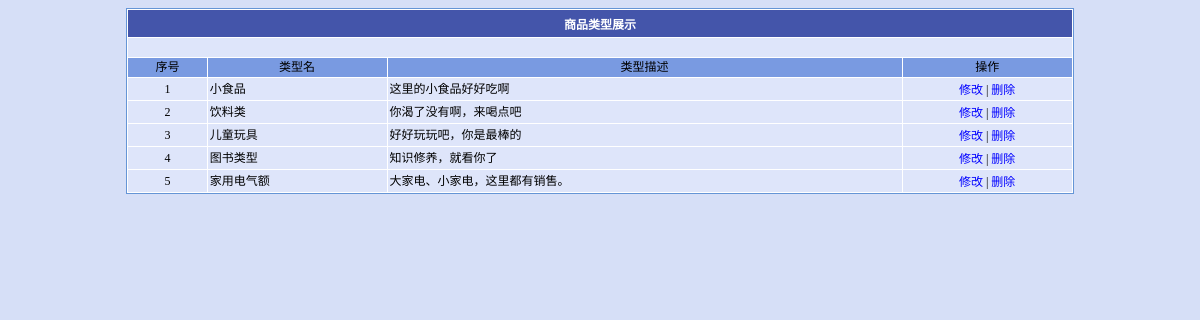
The app's page /show_goods_type.php (signed in) with its own data.
### tables this page shows
CREATE TABLE IF NOT EXISTS `goods_type` (
  `type_id` int(11) NOT NULL AUTO_INCREMENT,
  `type_name` varchar(20) NOT NULL,
  `type_desc` varchar(200) DEFAULT "暂无描述信息",
  PRIMARY KEY (`type_id`),
  UNIQUE KEY `type_name` (`type_name`)
);

### pagination.php (called while the page is built, shortened)
<?php
	$_numPerPage = 10;
	$_startPoint = 0;
	$_num = 1;
?>

### show_goods_type.php (the view, shortened to what this page needs)
<!DOCTYPE html PUBLIC "-//W3C//DTD XHTML 1.0 Transitional//EN" "http://www.w3.org/TR/xhtml1/DTD/xhtml1-transitional.dtd">
<html xmlns="http://www.w3.org/1999/xhtml" xml:lang="en">
<head>
	<link rel="stylesheet" href="style/css.css" type="text/css" />
</head>
<body>
<?php
	include_once( "pagination.php");
	$sQuery = "SELECT * FROM goods_type LIMIT " .$_startPoint.",".$_numPerPage."";
	$goods_typeList = mysql_query($sQuery);
?>
	<table width="80%" border="0" align="center" cellpadding="2" cellspacing="1" bordercolor="#799AE1" class="tableBorder">
		<tr>
			<th colspan="4" style="height: 23px">
				商品类型展示
			</th>
		</tr>
		<tr bgcolor="#DEE5FA">
			<td colspan="4" align="center" class="txlrow">&nbsp;</td>
		</tr>
		<tr bgcolor="#799AE1">
			<td align="center" class="txlHeaderBackgroundAlternate">序号</td>
			<td align="center" class="txlHeaderBackgroundAlternate">类型名</td>
			<td align="center" class="txlHeaderBackgroundAlternate">类型描述</td>
			<td align="center" class="txlHeaderBackgroundAlternate">操作</td>
		</tr>
		<?php
			while($row = mysql_fetch_array($goods_typeList)){
				echo "<tr bgcolor='#DEE5FA'>";
				echo "<td align='center'>".$_num."</td>";
				echo "<td>".$row['type_name']."</td>";
				echo "<td>".$row['type_desc']."</td>";
				echo "<td align='center'><a href='edit_goods_type.php?goods_typeID=".$row['type_id']."'>修改</a> | <a href='delete_goods_type.php?goods_typeId=".$row['type_id']."'>删除</a></td>";
				echo "</tr>";
				$_num += 1;
			}
		?>
	</table>
</body>
</html>

### style/css.css (style rules this page uses)
A { FONT: 12px 宋体; COLOR: blue; TEXT-DECORATION: none }
TD { FONT-SIZE: 12px; LINE-HEIGHT: 15px; FONT-FAMILY: 宋体 }
TH { FONT-WEIGHT: bold; FONT-SIZE: 12px; COLOR: white; BACKGROUND-COLOR: #4455aa }
TD.txlHeaderBackgroundAlternate { BACKGROUND-COLOR: #799ae1 }
.tableBorder { BORDER-RIGHT: #6595d6 1px solid; BORDER-TOP: #6595d6 1px solid; BORDER-LEFT: #6595d6 1px solid; BORDER-BOTTOM: #6595d6 1px solid; BACKGROUND-COLOR: #ffffff }

### records on screen
goods_type: type_name "小食品", type_desc "这里的小食品好好吃啊"
goods_type: type_name "饮料类", type_desc "你渴了没有啊，来喝点吧"
goods_type: type_name "儿童玩具", type_desc "好好玩玩吧，你是最棒的"
goods_type: type_name "图书类型", type_desc "知识修养，就看你了"
goods_type: type_name "家用电气额", type_desc "大家电、小家电，这里都有销售。"
